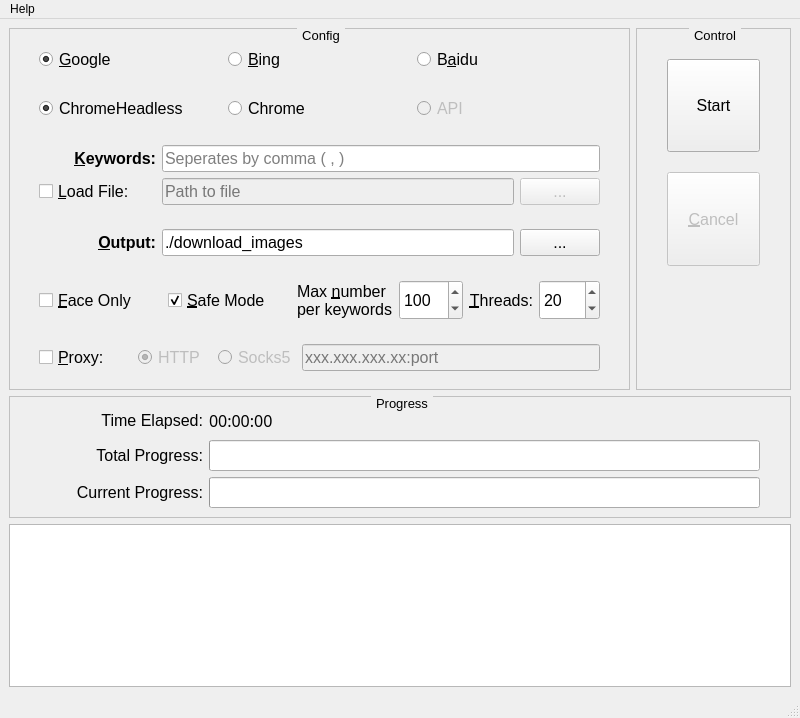
<?xml version="1.0" encoding="UTF-8"?>
<ui version="4.0">
 <class>MainWindow</class>
 <widget class="QMainWindow" name="MainWindow">
  <property name="geometry">
   <rect>
    <x>0</x>
    <y>0</y>
    <width>800</width>
    <height>718</height>
   </rect>
  </property>
  <property name="sizePolicy">
   <sizepolicy hsizetype="Fixed" vsizetype="Fixed">
    <horstretch>0</horstretch>
    <verstretch>0</verstretch>
   </sizepolicy>
  </property>
  <property name="windowTitle">
   <string>MainWindow</string>
  </property>
  <widget class="QWidget" name="centralwidget">
   <layout class="QGridLayout" name="gridLayout_3" rowstretch="7,3,4" columnstretch="8,2">
    <item row="1" column="0" colspan="2">
     <widget class="QGroupBox" name="groupBox_3">
      <property name="sizePolicy">
       <sizepolicy hsizetype="Preferred" vsizetype="Preferred">
        <horstretch>0</horstretch>
        <verstretch>0</verstretch>
       </sizepolicy>
      </property>
      <property name="font">
       <font>
        <pointsize>10</pointsize>
       </font>
      </property>
      <property name="styleSheet">
       <string notr="true">QGroupBox{border:1px ridge gray;margin-top: 1ex;} QGroupBox::title{subcontrol-origin: margin;subcontrol-position:top center;padding:0 3px;}</string>
      </property>
      <property name="title">
       <string>Progress</string>
      </property>
      <layout class="QGridLayout" name="gridLayout_2" columnstretch="1,3">
       <property name="rightMargin">
        <number>30</number>
       </property>
       <item row="0" column="0">
        <widget class="QLabel" name="label_4">
         <property name="font">
          <font>
           <pointsize>12</pointsize>
          </font>
         </property>
         <property name="text">
          <string>Time Elapsed:</string>
         </property>
         <property name="alignment">
          <set>Qt::AlignRight|Qt::AlignTrailing|Qt::AlignVCenter</set>
         </property>
        </widget>
       </item>
       <item row="0" column="1">
        <widget class="QLabel" name="label_time_elapsed">
         <property name="font">
          <font>
           <family>Ubuntu Mono</family>
           <pointsize>12</pointsize>
          </font>
         </property>
         <property name="text">
          <string>00:00:00</string>
         </property>
        </widget>
       </item>
       <item row="1" column="0">
        <widget class="QLabel" name="label_2">
         <property name="font">
          <font>
           <pointsize>12</pointsize>
          </font>
         </property>
         <property name="text">
          <string>Total Progress:</string>
         </property>
         <property name="alignment">
          <set>Qt::AlignRight|Qt::AlignTrailing|Qt::AlignVCenter</set>
         </property>
        </widget>
       </item>
       <item row="1" column="1">
        <widget class="QProgressBar" name="progressBar_total">
         <property name="sizePolicy">
          <sizepolicy hsizetype="Preferred" vsizetype="Preferred">
           <horstretch>0</horstretch>
           <verstretch>0</verstretch>
          </sizepolicy>
         </property>
         <property name="font">
          <font>
           <family>Ubuntu Mono</family>
           <pointsize>12</pointsize>
          </font>
         </property>
         <property name="styleSheet">
          <string notr="true"/>
         </property>
         <property name="maximum">
          <number>1000</number>
         </property>
         <property name="value">
          <number>0</number>
         </property>
         <property name="alignment">
          <set>Qt::AlignCenter</set>
         </property>
         <property name="format">
          <string/>
         </property>
        </widget>
       </item>
       <item row="2" column="0">
        <widget class="QLabel" name="label_3">
         <property name="font">
          <font>
           <pointsize>12</pointsize>
          </font>
         </property>
         <property name="text">
          <string>Current Progress:</string>
         </property>
         <property name="alignment">
          <set>Qt::AlignRight|Qt::AlignTrailing|Qt::AlignVCenter</set>
         </property>
        </widget>
       </item>
       <item row="2" column="1">
        <widget class="QProgressBar" name="progressBar_current">
         <property name="sizePolicy">
          <sizepolicy hsizetype="Preferred" vsizetype="Preferred">
           <horstretch>0</horstretch>
           <verstretch>0</verstretch>
          </sizepolicy>
         </property>
         <property name="font">
          <font>
           <family>Ubuntu Mono</family>
           <pointsize>12</pointsize>
          </font>
         </property>
         <property name="styleSheet">
          <string notr="true">/*
QProgressBar {
	border: 2px solid gray;
	background-color: rgba(0, 0, 0, 0);
}

QProgressBar::chunk {
	background-color: rgba(0, 200, 0);
	width: 1px;
}*/</string>
         </property>
         <property name="maximum">
          <number>1000</number>
         </property>
         <property name="value">
          <number>0</number>
         </property>
         <property name="alignment">
          <set>Qt::AlignCenter</set>
         </property>
         <property name="format">
          <string/>
         </property>
        </widget>
       </item>
      </layout>
     </widget>
    </item>
    <item row="0" column="1">
     <widget class="QGroupBox" name="groupBox_2">
      <property name="font">
       <font>
        <pointsize>10</pointsize>
       </font>
      </property>
      <property name="styleSheet">
       <string notr="true">QGroupBox{border:1px ridge gray;margin-top: 1ex;} QGroupBox::title{subcontrol-origin: margin;subcontrol-position:top center;padding:0 3px;}</string>
      </property>
      <property name="title">
       <string>Control</string>
      </property>
      <layout class="QVBoxLayout" name="verticalLayout_2" stretch="1,1,1">
       <property name="spacing">
        <number>20</number>
       </property>
       <property name="leftMargin">
        <number>30</number>
       </property>
       <property name="topMargin">
        <number>30</number>
       </property>
       <property name="rightMargin">
        <number>30</number>
       </property>
       <property name="bottomMargin">
        <number>30</number>
       </property>
       <item>
        <widget class="QPushButton" name="pushButton_start">
         <property name="sizePolicy">
          <sizepolicy hsizetype="Preferred" vsizetype="Preferred">
           <horstretch>0</horstretch>
           <verstretch>0</verstretch>
          </sizepolicy>
         </property>
         <property name="font">
          <font>
           <pointsize>12</pointsize>
          </font>
         </property>
         <property name="text">
          <string>Start</string>
         </property>
         <property name="shortcut">
          <string>Return</string>
         </property>
        </widget>
       </item>
       <item>
        <widget class="QPushButton" name="pushButton_cancel">
         <property name="enabled">
          <bool>false</bool>
         </property>
         <property name="sizePolicy">
          <sizepolicy hsizetype="Preferred" vsizetype="Preferred">
           <horstretch>0</horstretch>
           <verstretch>0</verstretch>
          </sizepolicy>
         </property>
         <property name="font">
          <font>
           <pointsize>12</pointsize>
          </font>
         </property>
         <property name="text">
          <string>&amp;Cancel</string>
         </property>
        </widget>
       </item>
       <item>
        <spacer name="verticalSpacer">
         <property name="orientation">
          <enum>Qt::Vertical</enum>
         </property>
         <property name="sizeType">
          <enum>QSizePolicy::Preferred</enum>
         </property>
         <property name="sizeHint" stdset="0">
          <size>
           <width>20</width>
           <height>40</height>
          </size>
         </property>
        </spacer>
       </item>
      </layout>
     </widget>
    </item>
    <item row="0" column="0">
     <widget class="QGroupBox" name="groupBox_config">
      <property name="sizePolicy">
       <sizepolicy hsizetype="Preferred" vsizetype="Preferred">
        <horstretch>0</horstretch>
        <verstretch>0</verstretch>
       </sizepolicy>
      </property>
      <property name="font">
       <font>
        <pointsize>10</pointsize>
       </font>
      </property>
      <property name="styleSheet">
       <string notr="true">QGroupBox{border:1px ridge gray;margin-top: 1ex;} QGroupBox::title{subcontrol-origin: margin;subcontrol-position:top center;padding:0 3px;}</string>
      </property>
      <property name="title">
       <string>Config</string>
      </property>
      <property name="flat">
       <bool>false</bool>
      </property>
      <property name="checkable">
       <bool>false</bool>
      </property>
      <layout class="QVBoxLayout" name="verticalLayout" stretch="1,1,2,1,2,1">
       <property name="leftMargin">
        <number>20</number>
       </property>
       <property name="rightMargin">
        <number>20</number>
       </property>
       <item>
        <widget class="QWidget" name="widget_engine" native="true">
         <layout class="QHBoxLayout" name="horizontalLayout">
          <item>
           <widget class="QRadioButton" name="radioButton_google">
            <property name="font">
             <font>
              <pointsize>12</pointsize>
             </font>
            </property>
            <property name="focusPolicy">
             <enum>Qt::StrongFocus</enum>
            </property>
            <property name="text">
             <string>&amp;Google</string>
            </property>
            <property name="checked">
             <bool>true</bool>
            </property>
            <attribute name="buttonGroup">
             <string notr="true">buttonGroup</string>
            </attribute>
           </widget>
          </item>
          <item>
           <widget class="QRadioButton" name="radioButton_bing">
            <property name="font">
             <font>
              <pointsize>12</pointsize>
             </font>
            </property>
            <property name="focusPolicy">
             <enum>Qt::StrongFocus</enum>
            </property>
            <property name="text">
             <string>&amp;Bing</string>
            </property>
            <attribute name="buttonGroup">
             <string notr="true">buttonGroup</string>
            </attribute>
           </widget>
          </item>
          <item>
           <widget class="QRadioButton" name="radioButton_baidu">
            <property name="font">
             <font>
              <pointsize>12</pointsize>
             </font>
            </property>
            <property name="focusPolicy">
             <enum>Qt::StrongFocus</enum>
            </property>
            <property name="text">
             <string>B&amp;aidu</string>
            </property>
            <attribute name="buttonGroup">
             <string notr="true">buttonGroup</string>
            </attribute>
           </widget>
          </item>
         </layout>
        </widget>
       </item>
       <item>
        <widget class="QWidget" name="widget_driver" native="true">
         <layout class="QHBoxLayout" name="horizontalLayout_6">
          <item>
           <widget class="QRadioButton" name="radioButton_chrome_headless">
            <property name="font">
             <font>
              <pointsize>12</pointsize>
             </font>
            </property>
            <property name="text">
             <string>ChromeHeadless</string>
            </property>
            <property name="checked">
             <bool>true</bool>
            </property>
           </widget>
          </item>
          <item>
           <widget class="QRadioButton" name="radioButton_chrome">
            <property name="font">
             <font>
              <pointsize>12</pointsize>
             </font>
            </property>
            <property name="text">
             <string>Chrome</string>
            </property>
           </widget>
          </item>
          <item>
           <widget class="QRadioButton" name="radioButton_api">
            <property name="enabled">
             <bool>false</bool>
            </property>
            <property name="font">
             <font>
              <pointsize>12</pointsize>
             </font>
            </property>
            <property name="text">
             <string>API</string>
            </property>
           </widget>
          </item>
         </layout>
        </widget>
       </item>
       <item>
        <widget class="QWidget" name="widget_keywords" native="true">
         <layout class="QGridLayout" name="gridLayout" columnstretch="2,6,1">
          <item row="0" column="0">
           <widget class="QLabel" name="label">
            <property name="font">
             <font>
              <pointsize>12</pointsize>
              <weight>75</weight>
              <bold>true</bold>
             </font>
            </property>
            <property name="text">
             <string>&amp;Keywords:</string>
            </property>
            <property name="alignment">
             <set>Qt::AlignRight|Qt::AlignTrailing|Qt::AlignVCenter</set>
            </property>
            <property name="buddy">
             <cstring>lineEdit_keywords</cstring>
            </property>
           </widget>
          </item>
          <item row="0" column="1" colspan="2">
           <widget class="QLineEdit" name="lineEdit_keywords">
            <property name="font">
             <font>
              <pointsize>12</pointsize>
             </font>
            </property>
            <property name="toolTip">
             <string>Input keywords, seperated by comma  &quot;, &quot;</string>
            </property>
            <property name="statusTip">
             <string>Hint: e.g. To download image of Micheal Jordan and Yao Ming, input &quot;Micheal Jordan, Yao Ming&quot;</string>
            </property>
            <property name="whatsThis">
             <string/>
            </property>
            <property name="inputMask">
             <string/>
            </property>
            <property name="placeholderText">
             <string>Seperates by comma ( , )</string>
            </property>
           </widget>
          </item>
          <item row="1" column="0">
           <widget class="QCheckBox" name="checkBox_from_file">
            <property name="sizePolicy">
             <sizepolicy hsizetype="Minimum" vsizetype="Preferred">
              <horstretch>0</horstretch>
              <verstretch>0</verstretch>
             </sizepolicy>
            </property>
            <property name="font">
             <font>
              <pointsize>12</pointsize>
              <underline>false</underline>
             </font>
            </property>
            <property name="text">
             <string>&amp;Load File:</string>
            </property>
           </widget>
          </item>
          <item row="1" column="1">
           <widget class="QLineEdit" name="lineEdit_path2file">
            <property name="enabled">
             <bool>false</bool>
            </property>
            <property name="font">
             <font>
              <pointsize>12</pointsize>
             </font>
            </property>
            <property name="statusTip">
             <string>Hint: Enter path to a text file. Each line of the file contains a group of keywords</string>
            </property>
            <property name="placeholderText">
             <string>Path to file</string>
            </property>
           </widget>
          </item>
          <item row="1" column="2">
           <widget class="QPushButton" name="pushButton_load_file">
            <property name="enabled">
             <bool>false</bool>
            </property>
            <property name="sizePolicy">
             <sizepolicy hsizetype="Preferred" vsizetype="Fixed">
              <horstretch>0</horstretch>
              <verstretch>0</verstretch>
             </sizepolicy>
            </property>
            <property name="font">
             <font>
              <pointsize>12</pointsize>
             </font>
            </property>
            <property name="text">
             <string>...</string>
            </property>
           </widget>
          </item>
         </layout>
        </widget>
       </item>
       <item>
        <widget class="QWidget" name="widget_output" native="true">
         <layout class="QHBoxLayout" name="horizontalLayout_5" stretch="2,6,1">
          <property name="spacing">
           <number>6</number>
          </property>
          <item>
           <widget class="QLabel" name="label_7">
            <property name="font">
             <font>
              <pointsize>12</pointsize>
              <weight>75</weight>
              <bold>true</bold>
             </font>
            </property>
            <property name="text">
             <string>&amp;Output:</string>
            </property>
            <property name="alignment">
             <set>Qt::AlignRight|Qt::AlignTrailing|Qt::AlignVCenter</set>
            </property>
            <property name="buddy">
             <cstring>lineEdit_output</cstring>
            </property>
           </widget>
          </item>
          <item>
           <widget class="QLineEdit" name="lineEdit_output">
            <property name="sizePolicy">
             <sizepolicy hsizetype="Preferred" vsizetype="Fixed">
              <horstretch>0</horstretch>
              <verstretch>0</verstretch>
             </sizepolicy>
            </property>
            <property name="font">
             <font>
              <pointsize>12</pointsize>
             </font>
            </property>
            <property name="toolTip">
             <string>Path to output directory.</string>
            </property>
            <property name="statusTip">
             <string>Path to output directory.</string>
            </property>
            <property name="inputMask">
             <string/>
            </property>
            <property name="text">
             <string>./download_images</string>
            </property>
            <property name="placeholderText">
             <string>Path to output directory.</string>
            </property>
           </widget>
          </item>
          <item>
           <widget class="QPushButton" name="pushButton_output">
            <property name="enabled">
             <bool>true</bool>
            </property>
            <property name="sizePolicy">
             <sizepolicy hsizetype="Preferred" vsizetype="Fixed">
              <horstretch>0</horstretch>
              <verstretch>0</verstretch>
             </sizepolicy>
            </property>
            <property name="font">
             <font>
              <pointsize>12</pointsize>
             </font>
            </property>
            <property name="text">
             <string>...</string>
            </property>
           </widget>
          </item>
         </layout>
        </widget>
       </item>
       <item>
        <widget class="QWidget" name="widget_3" native="true">
         <layout class="QHBoxLayout" name="horizontalLayout_4" stretch="2,2,0,0,1,1">
          <item>
           <widget class="QCheckBox" name="checkBox_face_only">
            <property name="sizePolicy">
             <sizepolicy hsizetype="Preferred" vsizetype="Preferred">
              <horstretch>0</horstretch>
              <verstretch>0</verstretch>
             </sizepolicy>
            </property>
            <property name="font">
             <font>
              <pointsize>12</pointsize>
             </font>
            </property>
            <property name="text">
             <string>&amp;Face Only</string>
            </property>
           </widget>
          </item>
          <item>
           <widget class="QCheckBox" name="checkBox_safe_mode">
            <property name="sizePolicy">
             <sizepolicy hsizetype="Preferred" vsizetype="Preferred">
              <horstretch>0</horstretch>
              <verstretch>0</verstretch>
             </sizepolicy>
            </property>
            <property name="font">
             <font>
              <pointsize>12</pointsize>
             </font>
            </property>
            <property name="text">
             <string>&amp;Safe Mode</string>
            </property>
            <property name="checkable">
             <bool>true</bool>
            </property>
            <property name="checked">
             <bool>true</bool>
            </property>
           </widget>
          </item>
          <item>
           <widget class="QLabel" name="label_6">
            <property name="font">
             <font>
              <pointsize>12</pointsize>
             </font>
            </property>
            <property name="text">
             <string>Max &amp;number
per keywords</string>
            </property>
            <property name="buddy">
             <cstring>spinBox_max_number</cstring>
            </property>
           </widget>
          </item>
          <item>
           <widget class="QSpinBox" name="spinBox_max_number">
            <property name="sizePolicy">
             <sizepolicy hsizetype="Preferred" vsizetype="Fixed">
              <horstretch>0</horstretch>
              <verstretch>0</verstretch>
             </sizepolicy>
            </property>
            <property name="minimumSize">
             <size>
              <width>0</width>
              <height>40</height>
             </size>
            </property>
            <property name="font">
             <font>
              <pointsize>12</pointsize>
             </font>
            </property>
            <property name="minimum">
             <number>1</number>
            </property>
            <property name="maximum">
             <number>2000</number>
            </property>
            <property name="value">
             <number>100</number>
            </property>
           </widget>
          </item>
          <item>
           <widget class="QLabel" name="label_5">
            <property name="font">
             <font>
              <pointsize>12</pointsize>
             </font>
            </property>
            <property name="text">
             <string>&amp;Threads:</string>
            </property>
            <property name="alignment">
             <set>Qt::AlignRight|Qt::AlignTrailing|Qt::AlignVCenter</set>
            </property>
            <property name="buddy">
             <cstring>spinBox_num_threads</cstring>
            </property>
           </widget>
          </item>
          <item>
           <widget class="QSpinBox" name="spinBox_num_threads">
            <property name="sizePolicy">
             <sizepolicy hsizetype="Preferred" vsizetype="Fixed">
              <horstretch>0</horstretch>
              <verstretch>0</verstretch>
             </sizepolicy>
            </property>
            <property name="minimumSize">
             <size>
              <width>0</width>
              <height>40</height>
             </size>
            </property>
            <property name="font">
             <font>
              <pointsize>12</pointsize>
             </font>
            </property>
            <property name="minimum">
             <number>1</number>
            </property>
            <property name="maximum">
             <number>200</number>
            </property>
            <property name="value">
             <number>20</number>
            </property>
           </widget>
          </item>
         </layout>
        </widget>
       </item>
       <item>
        <widget class="QWidget" name="widget_proxy" native="true">
         <layout class="QHBoxLayout" name="horizontalLayout_2" stretch="1,5">
          <property name="topMargin">
           <number>9</number>
          </property>
          <property name="bottomMargin">
           <number>9</number>
          </property>
          <item>
           <widget class="QCheckBox" name="checkBox_proxy">
            <property name="sizePolicy">
             <sizepolicy hsizetype="Minimum" vsizetype="Preferred">
              <horstretch>0</horstretch>
              <verstretch>0</verstretch>
             </sizepolicy>
            </property>
            <property name="font">
             <font>
              <pointsize>12</pointsize>
             </font>
            </property>
            <property name="text">
             <string>&amp;Proxy:</string>
            </property>
           </widget>
          </item>
          <item>
           <widget class="QWidget" name="widget_5" native="true">
            <property name="enabled">
             <bool>false</bool>
            </property>
            <layout class="QHBoxLayout" name="horizontalLayout_3" stretch="1,1,4">
             <property name="leftMargin">
              <number>0</number>
             </property>
             <property name="topMargin">
              <number>0</number>
             </property>
             <property name="rightMargin">
              <number>0</number>
             </property>
             <property name="bottomMargin">
              <number>0</number>
             </property>
             <item>
              <widget class="QRadioButton" name="radioButton_http">
               <property name="sizePolicy">
                <sizepolicy hsizetype="Preferred" vsizetype="Preferred">
                 <horstretch>0</horstretch>
                 <verstretch>0</verstretch>
                </sizepolicy>
               </property>
               <property name="font">
                <font>
                 <pointsize>12</pointsize>
                </font>
               </property>
               <property name="focusPolicy">
                <enum>Qt::TabFocus</enum>
               </property>
               <property name="text">
                <string>HTTP</string>
               </property>
               <property name="checked">
                <bool>true</bool>
               </property>
               <attribute name="buttonGroup">
                <string notr="true">buttonGroup_2</string>
               </attribute>
              </widget>
             </item>
             <item>
              <widget class="QRadioButton" name="radioButton_socks5">
               <property name="sizePolicy">
                <sizepolicy hsizetype="Preferred" vsizetype="Preferred">
                 <horstretch>0</horstretch>
                 <verstretch>0</verstretch>
                </sizepolicy>
               </property>
               <property name="font">
                <font>
                 <pointsize>12</pointsize>
                </font>
               </property>
               <property name="focusPolicy">
                <enum>Qt::TabFocus</enum>
               </property>
               <property name="text">
                <string>Socks5</string>
               </property>
               <property name="checked">
                <bool>false</bool>
               </property>
               <attribute name="buttonGroup">
                <string notr="true">buttonGroup_2</string>
               </attribute>
              </widget>
             </item>
             <item>
              <widget class="QLineEdit" name="lineEdit_proxy">
               <property name="font">
                <font>
                 <pointsize>12</pointsize>
                </font>
               </property>
               <property name="toolTip">
                <string>input ip:port</string>
               </property>
               <property name="statusTip">
                <string>xxx.xxx.xxx.xx:port</string>
               </property>
               <property name="placeholderText">
                <string>xxx.xxx.xxx.xx:port</string>
               </property>
              </widget>
             </item>
            </layout>
           </widget>
          </item>
         </layout>
        </widget>
       </item>
      </layout>
     </widget>
    </item>
    <item row="2" column="0" colspan="2">
     <widget class="QPlainTextEdit" name="plainTextEdit_log">
      <property name="font">
       <font>
        <family>Ubuntu Mono</family>
       </font>
      </property>
      <property name="readOnly">
       <bool>true</bool>
      </property>
      <property name="plainText">
       <string/>
      </property>
      <property name="tabStopWidth">
       <number>4</number>
      </property>
      <property name="maximumBlockCount">
       <number>0</number>
      </property>
     </widget>
    </item>
   </layout>
  </widget>
  <widget class="QMenuBar" name="menubar">
   <property name="geometry">
    <rect>
     <x>0</x>
     <y>0</y>
     <width>800</width>
     <height>23</height>
    </rect>
   </property>
   <widget class="QMenu" name="menuAbout">
    <property name="title">
     <string>Help</string>
    </property>
    <addaction name="actionAbout"/>
   </widget>
   <addaction name="menuAbout"/>
  </widget>
  <widget class="QStatusBar" name="statusbar"/>
  <action name="actionAbout">
   <property name="text">
    <string>About</string>
   </property>
  </action>
 </widget>
 <tabstops>
  <tabstop>lineEdit_keywords</tabstop>
  <tabstop>checkBox_from_file</tabstop>
  <tabstop>lineEdit_path2file</tabstop>
  <tabstop>pushButton_load_file</tabstop>
  <tabstop>lineEdit_output</tabstop>
  <tabstop>pushButton_output</tabstop>
  <tabstop>checkBox_face_only</tabstop>
  <tabstop>checkBox_safe_mode</tabstop>
  <tabstop>spinBox_max_number</tabstop>
  <tabstop>spinBox_num_threads</tabstop>
  <tabstop>checkBox_proxy</tabstop>
  <tabstop>radioButton_http</tabstop>
  <tabstop>radioButton_socks5</tabstop>
  <tabstop>lineEdit_proxy</tabstop>
  <tabstop>pushButton_start</tabstop>
  <tabstop>pushButton_cancel</tabstop>
  <tabstop>radioButton_google</tabstop>
  <tabstop>radioButton_bing</tabstop>
  <tabstop>radioButton_baidu</tabstop>
  <tabstop>plainTextEdit_log</tabstop>
 </tabstops>
 <resources/>
 <connections>
  <connection>
   <sender>checkBox_from_file</sender>
   <signal>clicked(bool)</signal>
   <receiver>lineEdit_keywords</receiver>
   <slot>setDisabled(bool)</slot>
   <hints>
    <hint type="sourcelabel">
     <x>157</x>
     <y>193</y>
    </hint>
    <hint type="destinationlabel">
     <x>599</x>
     <y>163</y>
    </hint>
   </hints>
  </connection>
  <connection>
   <sender>checkBox_from_file</sender>
   <signal>clicked(bool)</signal>
   <receiver>pushButton_load_file</receiver>
   <slot>setEnabled(bool)</slot>
   <hints>
    <hint type="sourcelabel">
     <x>157</x>
     <y>193</y>
    </hint>
    <hint type="destinationlabel">
     <x>599</x>
     <y>193</y>
    </hint>
   </hints>
  </connection>
  <connection>
   <sender>checkBox_from_file</sender>
   <signal>clicked(bool)</signal>
   <receiver>lineEdit_path2file</receiver>
   <slot>setEnabled(bool)</slot>
   <hints>
    <hint type="sourcelabel">
     <x>157</x>
     <y>193</y>
    </hint>
    <hint type="destinationlabel">
     <x>518</x>
     <y>192</y>
    </hint>
   </hints>
  </connection>
  <connection>
   <sender>checkBox_proxy</sender>
   <signal>clicked(bool)</signal>
   <receiver>widget_5</receiver>
   <slot>setEnabled(bool)</slot>
   <hints>
    <hint type="sourcelabel">
     <x>131</x>
     <y>334</y>
    </hint>
    <hint type="destinationlabel">
     <x>491</x>
     <y>334</y>
    </hint>
   </hints>
  </connection>
  <connection>
   <sender>checkBox_proxy</sender>
   <signal>clicked(bool)</signal>
   <receiver>lineEdit_proxy</receiver>
   <slot>setFocus()</slot>
   <hints>
    <hint type="sourcelabel">
     <x>131</x>
     <y>334</y>
    </hint>
    <hint type="destinationlabel">
     <x>599</x>
     <y>334</y>
    </hint>
   </hints>
  </connection>
  <connection>
   <sender>radioButton_google</sender>
   <signal>toggled(bool)</signal>
   <receiver>checkBox_safe_mode</receiver>
   <slot>setEnabled(bool)</slot>
   <hints>
    <hint type="sourcelabel">
     <x>204</x>
     <y>73</y>
    </hint>
    <hint type="destinationlabel">
     <x>220</x>
     <y>270</y>
    </hint>
   </hints>
  </connection>
  <connection>
   <sender>radioButton_bing</sender>
   <signal>toggled(bool)</signal>
   <receiver>checkBox_safe_mode</receiver>
   <slot>setChecked(bool)</slot>
   <hints>
    <hint type="sourcelabel">
     <x>258</x>
     <y>73</y>
    </hint>
    <hint type="destinationlabel">
     <x>293</x>
     <y>305</y>
    </hint>
   </hints>
  </connection>
  <connection>
   <sender>radioButton_baidu</sender>
   <signal>toggled(bool)</signal>
   <receiver>checkBox_safe_mode</receiver>
   <slot>setChecked(bool)</slot>
   <hints>
    <hint type="sourcelabel">
     <x>453</x>
     <y>68</y>
    </hint>
    <hint type="destinationlabel">
     <x>293</x>
     <y>305</y>
    </hint>
   </hints>
  </connection>
  <connection>
   <sender>radioButton_google</sender>
   <signal>toggled(bool)</signal>
   <receiver>checkBox_safe_mode</receiver>
   <slot>setChecked(bool)</slot>
   <hints>
    <hint type="sourcelabel">
     <x>122</x>
     <y>73</y>
    </hint>
    <hint type="destinationlabel">
     <x>293</x>
     <y>305</y>
    </hint>
   </hints>
  </connection>
  <connection>
   <sender>checkBox_from_file</sender>
   <signal>clicked(bool)</signal>
   <receiver>pushButton_load_file</receiver>
   <slot>click()</slot>
   <hints>
    <hint type="sourcelabel">
     <x>131</x>
     <y>193</y>
    </hint>
    <hint type="destinationlabel">
     <x>599</x>
     <y>193</y>
    </hint>
   </hints>
  </connection>
  <connection>
   <sender>radioButton_google</sender>
   <signal>toggled(bool)</signal>
   <receiver>radioButton_api</receiver>
   <slot>setDisabled(bool)</slot>
   <hints>
    <hint type="sourcelabel">
     <x>92</x>
     <y>60</y>
    </hint>
    <hint type="destinationlabel">
     <x>435</x>
     <y>107</y>
    </hint>
   </hints>
  </connection>
  <connection>
   <sender>radioButton_baidu</sender>
   <signal>toggled(bool)</signal>
   <receiver>radioButton_api</receiver>
   <slot>setChecked(bool)</slot>
   <hints>
    <hint type="sourcelabel">
     <x>437</x>
     <y>58</y>
    </hint>
    <hint type="destinationlabel">
     <x>568</x>
     <y>113</y>
    </hint>
   </hints>
  </connection>
  <connection>
   <sender>radioButton_baidu</sender>
   <signal>toggled(bool)</signal>
   <receiver>radioButton_api</receiver>
   <slot>setEnabled(bool)</slot>
   <hints>
    <hint type="sourcelabel">
     <x>505</x>
     <y>64</y>
    </hint>
    <hint type="destinationlabel">
     <x>546</x>
     <y>111</y>
    </hint>
   </hints>
  </connection>
  <connection>
   <sender>radioButton_google</sender>
   <signal>toggled(bool)</signal>
   <receiver>radioButton_chrome_headless</receiver>
   <slot>setChecked(bool)</slot>
   <hints>
    <hint type="sourcelabel">
     <x>67</x>
     <y>67</y>
    </hint>
    <hint type="destinationlabel">
     <x>63</x>
     <y>103</y>
    </hint>
   </hints>
  </connection>
  <connection>
   <sender>radioButton_bing</sender>
   <signal>toggled(bool)</signal>
   <receiver>radioButton_api</receiver>
   <slot>setChecked(bool)</slot>
   <hints>
    <hint type="sourcelabel">
     <x>381</x>
     <y>69</y>
    </hint>
    <hint type="destinationlabel">
     <x>464</x>
     <y>111</y>
    </hint>
   </hints>
  </connection>
  <connection>
   <sender>radioButton_bing</sender>
   <signal>toggled(bool)</signal>
   <receiver>radioButton_api</receiver>
   <slot>setEnabled(bool)</slot>
   <hints>
    <hint type="sourcelabel">
     <x>322</x>
     <y>68</y>
    </hint>
    <hint type="destinationlabel">
     <x>460</x>
     <y>114</y>
    </hint>
   </hints>
  </connection>
 </connections>
 <buttongroups>
  <buttongroup name="buttonGroup_2"/>
  <buttongroup name="buttonGroup"/>
 </buttongroups>
</ui>
